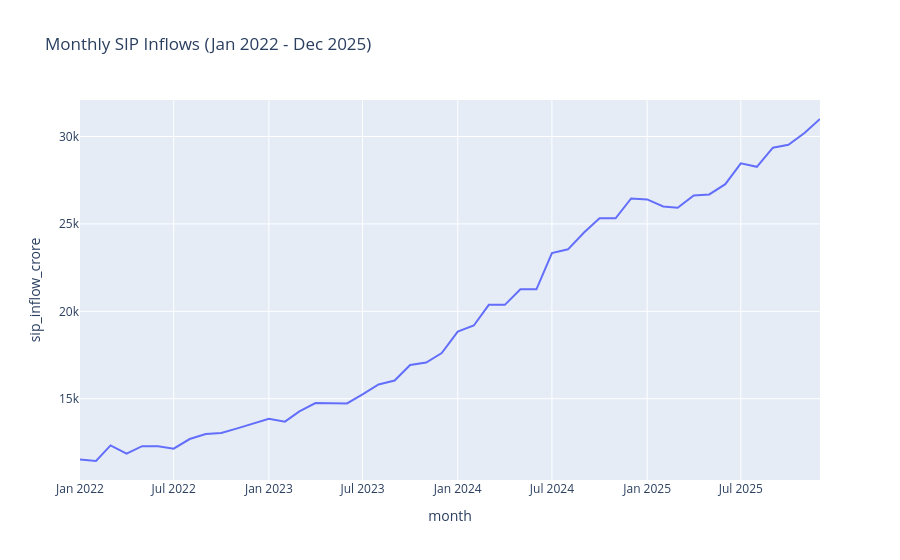

The notebook cell this image was saved under:
### Code cell
fig = px.line(
    sip,
    x="month",
    y="sip_inflow_crore",
    title="Monthly SIP Inflows (Jan 2022 - Dec 2025)"
)

fig.show()

### Figure 1 — Plotly figure (JSON) as saved in the notebook; plotly's stock layout.template omitted (floating-point values rounded to 4 significant figures)
{"data": [{"hovertemplate": "month=%{x}<br>sip_inflow_crore=%{y}<extra></extra>", "legendgroup": "", "line": {"color": "#636efa", "dash": "solid"}, "marker": {"symbol": "circle"}, "mode": "lines", "name": "", "orientation": "v", "showlegend": false, "type": "scatter", "x": ["2022-01-01", "2022-02-01", "2022-03-01", "2022-04-01", "2022-05-01", "2022-06-01", "2022-07-01", "2022-08-01", "2022-09-01", "2022-10-01", "2022-11-01", "2022-12-01", "2023-01-01", "2023-02-01", "2023-03-01", "2023-04-01", "2023-05-01", "2023-06-01", "2023-07-01", "2023-08-01", "2023-09-01", "2023-10-01", "2023-11-01", "2023-12-01", "2024-01-01", "2024-02-01", "2024-03-01", "2024-04-01", "2024-05-01", "2024-06-01", "2024-07-01", "2024-08-01", "2024-09-01", "2024-10-01", "2024-11-01", "2024-12-01", "2025-01-01", "2025-02-01", "2025-03-01", "2025-04-01", "2025-05-01", "2025-06-01", "2025-07-01", "2025-08-01", "2025-09-01", "2025-10-01", "2025-11-01", "2025-12-01"], "xaxis": "x", "y": [11517, 11438, 12328, 11863, 12286, 12276, 12140, 12694, 12976, 13040, 13306, 13573, 13856, 13687, 14276, 14749, 14749, 14734, 15245, 15814, 16042, 16928, 17073, 17610, 18838, 19187, 20371, 20371, 21262, 21262, 23332, 23547, 24509, 25323, 25320, 26459, 26400, 25999, 25926, 26632, 26688, 27274, 28464, 28265, 29361, 29529, 30200, 31002], "yaxis": "y"}], "layout": {"legend": {"tracegroupgap": 0}, "title": {"text": "Monthly SIP Inflows (Jan 2022 - Dec 2025)"}, "xaxis": {"anchor": "y", "domain": [0, 1], "title": {"text": "month"}}, "yaxis": {"anchor": "x", "domain": [0, 1], "title": {"text": "sip_inflow_crore"}}}}
